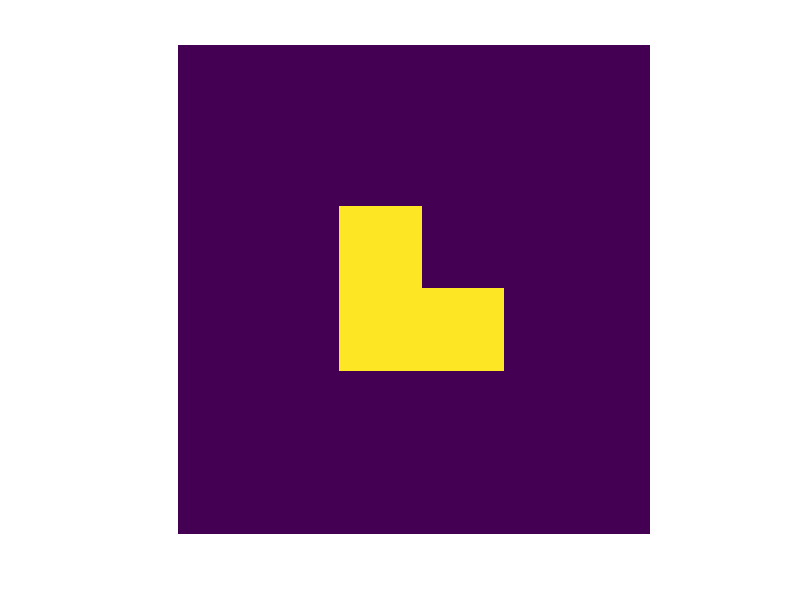

The MATLAB source for this figure: (Note: this script raises an error after producing the figure.)
function [uu, uu_sq, mv, erriter, num] = test_CMFLS
%
%   Function test_CMFLS
%
%   Decription: test the DMCF_mex function for surface evolution
%
%   Author: Jing Yuan, UWO, London
%
ur = zeros(300,290);
%ur=double(ur)/255;
ur(100:200,100:150) = 1;
ur(150:200,100:200) = 1;
[rows,cols] = size(ur);

wi = 60;
num_sq = 30;
uu_sq = zeros(rows, cols, num_sq+1);

imagesc(ur), axis image, axis off;
mv(1) = getframe;
uu_sq(:,:,1) = double(ur);

penalty = 0.5*ones(rows,cols);
varParas = [rows; cols; 300; 1e-5; 0.43; 0.16];

fCs = (ur.*(bwdist(1-ur, 'euclidean')))/wi;
fCt = ((1-ur).*(bwdist(ur,'euclidean')))/wi;
inpx = double(zeros(rows,cols+1));
inpy = double(zeros(rows+1,cols));
inps = max(fCs, fCt);
inpt = inps;
inpu = double(ur);

% CPU version
%[uu, erriter,num,tt, ps, pt, px, py] = DCMF_mex02(single(penalty), single(fCs), single(fCt), ... 
%         single(varParas), single(inps), single(inpt), single(inpx), single(inpy), single(inpu));
     
% GPU version
 [uu, erriter,num,tt, ps, pt, px, py] = DCMF_GPU02(single(penalty), single(fCs), single(fCt), ... 
          single(varParas), single(inps), single(inpt), single(inpx), single(inpy), single(inpu));
     

uu_sq(:,:,2) = double(uu>0.5);
imagesc(uu_sq(:,:,2)), axis image, axis off;
mv(2) = getframe;

for i = 1:num_sq-1

     inpx = px;
     inpy = py;
     inps = ps;
     inpt = pt;

     ur = double(uu > 0.5);
     inpu = uu;
    
     fCs = (ur.*(bwdist(1-ur, 'euclidean')))/wi;
     fCt = ((1-ur).*(bwdist(ur,'euclidean')))/wi;
    
     % CPU version   
%     [uu, erriter,num,tt,ps,pt,px,py] = DCMF_mex02(single(penalty), single(fCs), ...
%        single(fCt), single(varParas), single(inps), single(inpt), single(inpx), ...
%        single(inpy), single(inpu));
    
    % GPU version
     [uu, erriter,num,tt,ps,pt,px,py] = DCMF_GPU02(single(penalty), single(fCs), ...
         single(fCt), single(varParas), single(inps), single(inpt), single(inpx), ...
         single(inpy), single(inpu));

    uu_sq(:,:,i+2) = double(uu>0.5);
    imagesc(uu_sq(:,:,i+2)), axis image, axis off;
    mv(i+2) = getframe;
    
end
